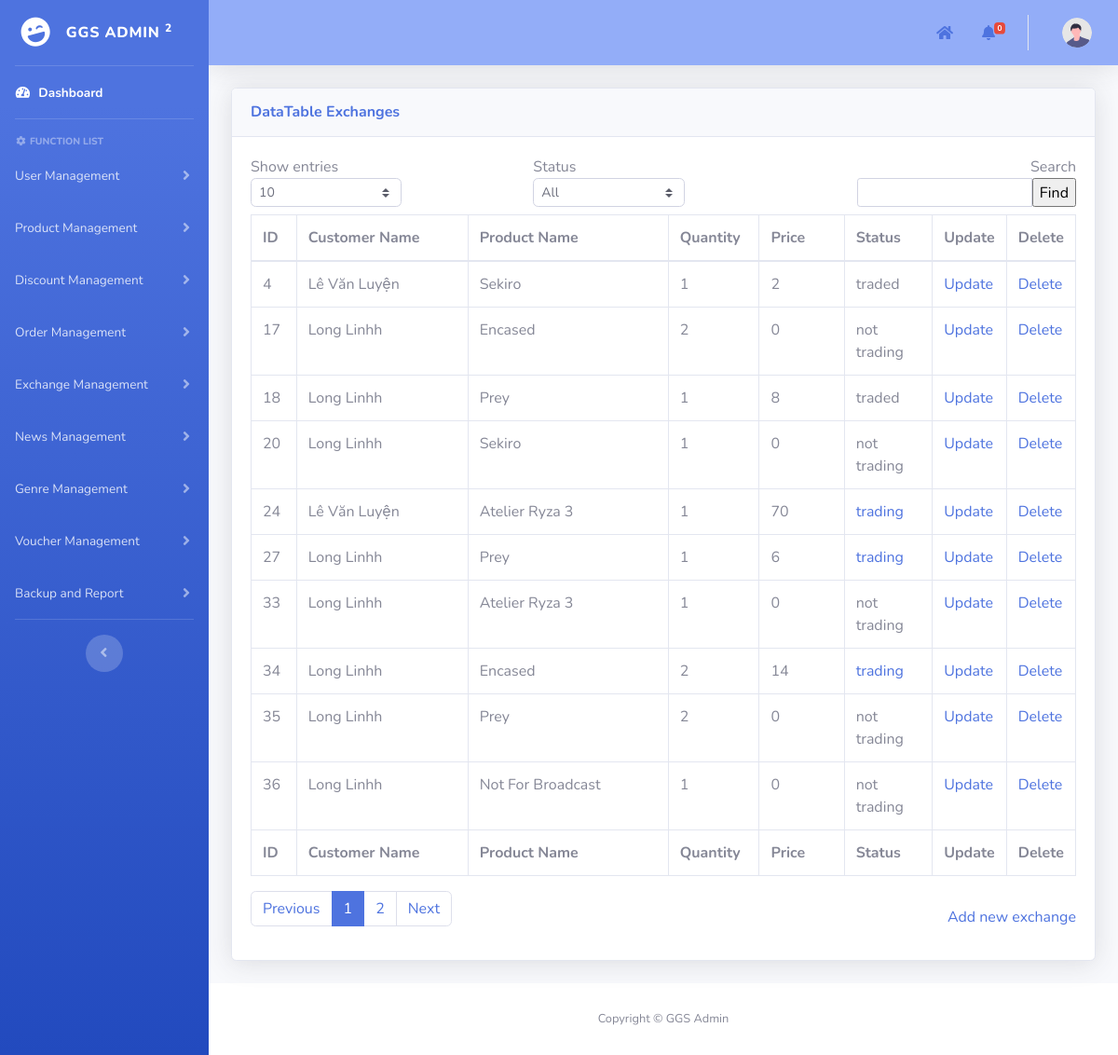
/admin/pages/exchangeManagement/exchanges_management.php, run on the app's committed database.
### tables this page shows
CREATE TABLE `purchased_products` (
  `id` int(11) NOT NULL AUTO_INCREMENT,
  `customer_id` int(11) NOT NULL,
  `product_id` int(11) NOT NULL,
  `quantity` int(11) DEFAULT NULL,
  `price` int(11) DEFAULT NULL,
  `status` enum('traded','trading','not trading','review') NOT NULL,
  PRIMARY KEY (`id`),
  KEY `exchanges_ibfk_1` (`customer_id`),
  KEY `exchanges_ibfk_2` (`product_id`),
  CONSTRAINT `purchased_products_ibfk_1` FOREIGN KEY (`customer_id`) REFERENCES `users` (`id`) ON DELETE CASCADE ON UPDATE CASCADE,
  CONSTRAINT `purchased_products_ibfk_2` FOREIGN KEY (`product_id`) REFERENCES `products` (`id`) ON DELETE CASCADE ON UPDATE CASCADE
);

CREATE TABLE `users` (
  `id` int(11) NOT NULL AUTO_INCREMENT,
  `username` varchar(50) NOT NULL,
  `password` varchar(100) NOT NULL,
  `role` enum('user','manufacturer','developer') NOT NULL,
  `full_name` varchar(60) NOT NULL,
  `phone_number` varchar(10) NOT NULL,
  `email` varchar(100) NOT NULL,
  `Gcoin` int(11) NOT NULL DEFAULT 0,
  `locked_until` date DEFAULT NULL,
  `login_attempts` int(11) NOT NULL,
  `lastest_login` date NOT NULL DEFAULT '1900-01-01',
  `number_spins` int(11) NOT NULL,
  PRIMARY KEY (`id`)
);

CREATE TABLE `products` (
  `id` int(11) NOT NULL AUTO_INCREMENT,
  `id_manufacturer` int(11) NOT NULL,
  `product_name` varchar(100) NOT NULL,
  `image_avt_url` varchar(50) NOT NULL,
  `description` text NOT NULL,
  `video_trailer_url` varchar(50) NOT NULL,
  `source` varchar(50) NOT NULL,
  `price` int(11) NOT NULL,
  `release_date` date NOT NULL,
  `units_sold` int(11) NOT NULL DEFAULT 0,
  `classify` enum('game','gear') NOT NULL,
  PRIMARY KEY (`id`),
  KEY `fk_manufacturer_id` (`id_manufacturer`),
  CONSTRAINT `fk_manufacturer_id` FOREIGN KEY (`id_manufacturer`) REFERENCES `users` (`id`) ON DELETE CASCADE ON UPDATE CASCADE
);

### admin/pages/exchangeManagement/exchanges_management.php (the view, shortened to what the rows shown need)
<?php
include("../add_template.php");
function main()
{
    include("../../../mod/database_connection.php");
    $search = isset($_POST["search"]) ? $_POST["search"] : "";
    $show_entries = isset($_POST["show_entries"]) ? $_POST["show_entries"] : 10;
    if (isset($_GET['page'])) {
        $page = $_GET['page'];
    } else {
        $page = 1;
    }
    if ($page == 1) {
        $begin = 0;
    } else {
        $begin = ($page * $show_entries) - $show_entries;
    }
    $query = "SELECT pd.*,u.full_name,p.product_name FROM `purchased_products` pd
    INNER JOIN users u ON u.id = pd.customer_id
    INNER JOIN products p ON p.id = pd.product_id
    WHERE u.full_name LIKE '%$search%' AND status != 'review' ";
    $query .= "LIMIT $begin, $show_entries";
    $stmt = $conn->prepare($query);
    if (!$stmt->execute()) {
        die("Execute failed: " . $stmt->error);
    }
    $result = $stmt->get_result();
    ?>
    <div class="container-fluid">
        <form method="post" name="frmDataDiscount">
            <div class="card shadow mb-4">
                <div class="card-body">
                    <div class="table-responsive">
                        <div id="dataTable_wrapper" class="dataTables_wrapper dt-bootstrap4">
                            <div id="table_data_return">
                                <div class="row">
                                    <div class="col-sm-12">
                                        <table class="table table-bordered dataTable" id="dataTable" width="100%"
                                            cellspacing="0" role="grid" aria-describedby="dataTable_info"
                                            style="width: 100%;">
                                            <thead>
                                                <tr role="row">
                                                    <th class="sorting sorting_asc" tabindex="0" aria-controls="dataTable"
                                                        rowspan="1" colspan="1" aria-sort="ascending"
                                                        aria-label="ID: activate to sort column descending"
                                                        style="width: 50px;">
                                                        ID
                                                    </th>
                                                    <th class="sorting" tabindex="0" aria-controls="dataTable" rowspan="1"
                                                        colspan="1"
                                                        aria-label="Order date: activate to sort column ascending"
                                                        style="width: 210px;">
                                                        Customer Name</th>
                                                    <th class="sorting" tabindex="0" aria-controls="dataTable" rowspan="1"
                                                        colspan="1" aria-label="Customer: activate to sort column ascending"
                                                        style="width: 250px;">
                                                        Product Name
                                                    </th>
                                                    <th class="sorting" tabindex="0" aria-controls="dataTable" rowspan="1"
                                                        colspan="1"
                                                        aria-label="Total amount: activate to sort column ascending"
                                                        style="width: 100px;">
                                                        Quantity
                                                    </th>
                                                    <th class="sorting" tabindex="0" aria-controls="dataTable" rowspan="1"
                                                        colspan="1" aria-label="Status: activate to sort column ascending"
                                                        style="width: 100px;">
                                                        Price</th>
                                                    <th class="sorting" tabindex="0" aria-controls="dataTable" rowspan="1"
                                                        colspan="1" aria-label="Status: activate to sort column ascending"
                                                        style="width: 100px;">
                                                        Status</th>
                                                    <th class="sorting" tabindex="0" aria-controls="dataTable" rowspan="1"
                                                        colspan="1" aria-label="Age: activate to sort column ascending"
                                                        style="width: 70px;">Update
                                                    </th>
                                                    <th class="sorting" tabindex="0" aria-controls="dataTable" rowspan="1"
                                                        colspan="1" aria-label="Age: activate to sort column ascending"
                                                        style="width: 70px;">Delete
                                                    </th>
                                                </tr>
                                            </thead>
                                            <tfoot>
                                                <tr>
                                                    <th rowspan="1" colspan="1">ID</th>
                                                    <th rowspan="1" colspan="1">Customer Name</th>
                                                    <th rowspan="1" colspan="1">Product Name</th>
                                                    <th rowspan="1" colspan="1">Quantity</th>
                                                    <th rowspan="1" colspan="1">Price</th>
                                                    <th rowspan="1" colspan="1">Status</th>
                                                    <th rowspan="1" colspan="1">Update</th>
                                                    <th rowspan="1" colspan="1">Delete</th>
                                                </tr>
                                            </tfoot>
                                            <tbody>
                                                <?php
                                                if ($result->num_rows > 0) {
                                                    while ($row = $result->fetch_assoc()) { ?>
                                                        <tr>
                                                            <td>
                                                                <?php echo $row['id']; ?>
                                                            </td>
                                                            <td>
                                                                <?php echo $row['full_name']; ?>
                                                            </td>
                                                            <td>
                                                                <?php echo $row['product_name']; ?>
                                                            </td>
                                                            <td>
                                                                <?php echo $row['quantity']; ?>
                                                            </td>
                                                            <td>
                                                                <?php echo $row['price']; ?>
                                                            </td>
                                                            <td>
                                                                <?php
                                                                if ($row['status'] == 'trading') { ?>
                                                                  <a href="javascript:revoke(<?= $row['id'] ?>)">trading</a>
                                                              <?php  } else {
                                                                    echo $row['status'];
                                                                }
                                                                ?>
                                                            </td>
                                                            <td><a
                                                                    href="update_exchange.php?id=<?php echo $row['id']; ?>">Update</a>
                                                            </td>
                                                            <td><a
                                                                    href="javascript:deleteItem(<?php echo $row['id']; ?>)">Delete</a>
                                                            </td>
                                                        </tr>
                                                        <?php
                                                    }
                                                } else {
                                                    echo '<td style="border: none;">No results found.</td>';
                                                }
                                                ?>
                                            </tbody>
                                        </table>
                                    </div>
                                </div>
                            </div>
                        </div>
                    </div>
                </div>
            </div>
        </form>
    </div>
<?php }
?>

### data on the page
purchased_products: id "4", customer.full_name "Lê Văn Luyện", product.product_name "Sekiro", quantity "1", price "2", status "traded"
purchased_products: id "17", customer.full_name "Long Linhh", product.product_name "Encased", quantity "2", price "0", status "not trading"
purchased_products: id "18", customer.full_name "Long Linhh", product.product_name "Prey", quantity "1", price "8", status "traded"
purchased_products: id "20", customer.full_name "Long Linhh", product.product_name "Sekiro", quantity "1", price "0", status "not trading"
purchased_products: id "24", customer.full_name "Lê Văn Luyện", product.product_name "Atelier Ryza 3", quantity "1", price "70"
purchased_products: id "27", customer.full_name "Long Linhh", product.product_name "Prey", quantity "1", price "6"
purchased_products: id "33", customer.full_name "Long Linhh", product.product_name "Atelier Ryza 3", quantity "1", price "0", status "not trading"
purchased_products: id "34", customer.full_name "Long Linhh", product.product_name "Encased", quantity "2", price "14"
purchased_products: id "35", customer.full_name "Long Linhh", product.product_name "Prey", quantity "2", price "0", status "not trading"
purchased_products: id "36", customer.full_name "Long Linhh", product.product_name "Not For Broadcast", quantity "1", price "0", status "not trading"
